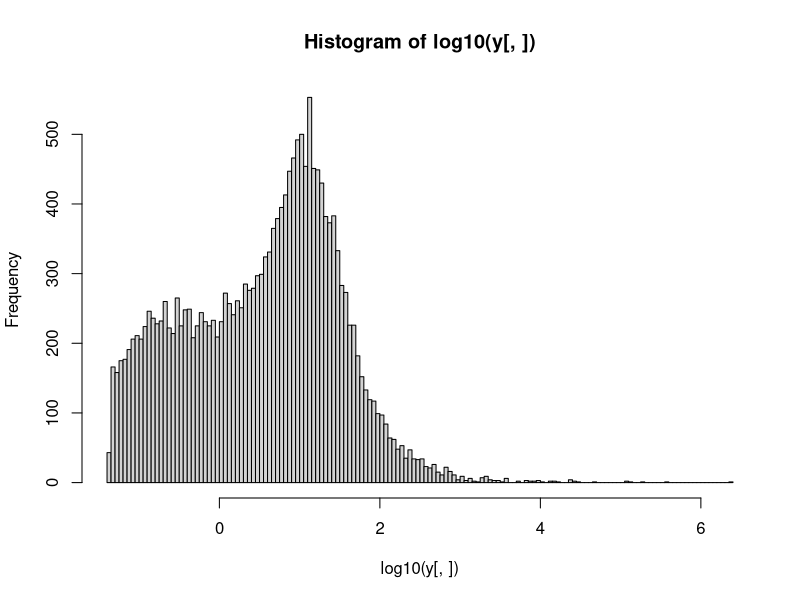
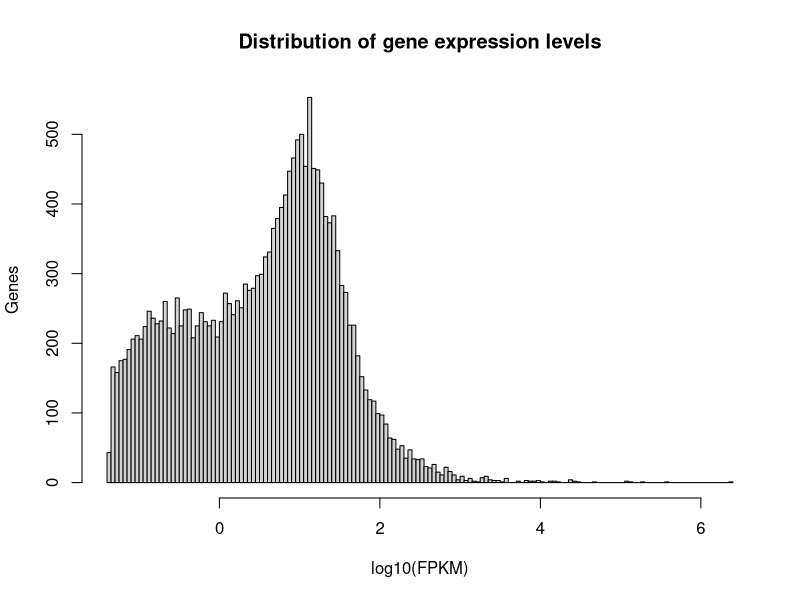

These figures' R source, in order:
## ---- chunk 1
knitr::opts_chunk$set(echo = TRUE)

setwd("~/bf528Proj2")

library(ggplot2)
library(dplyr)
library(tidyverse)
library(plotrix)
## ---- chunk 2
P0 <- read_delim("genes_fpkm.tsv", delim="\t")
head(P0)
## ---- chunk 3
#filter out genes with no expression, then calculate quantiles to limit our future histogram plot by
x <- filter(P0,FPKM>0)%>%select(FPKM)
q <- quantile(x$FPKM, probs = c(5)/100)
print(q)#gives us cutoff values of 0.00710672 and 778.14928000
## ---- chunk 4
#with a cutoff at a z-score of <0.05, plot the FPKM distribution
y <- P0%>%filter(FPKM>=0.0430129)%>%select(FPKM)%>%as.data.frame()#%>%filter(FPKM>=0.00710672&FPKM<=778.14928000)
h <- hist(log10(y[,]), breaks = 200)
plot(h, xlab="log10(FPKM)", ylab="Genes", main="Distribution of gene expression levels")
